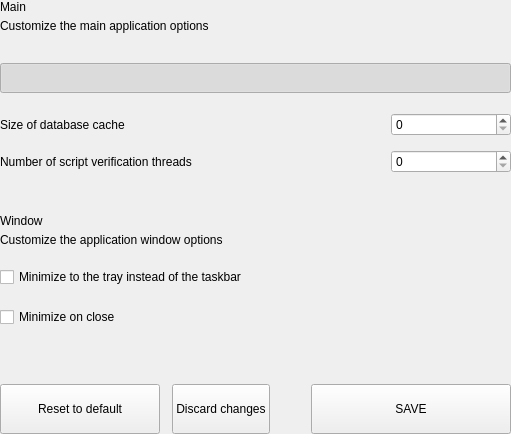
<?xml version="1.0" encoding="UTF-8"?>
<ui version="4.0">
 <class>SettingsMainOptionsWidget</class>
 <widget class="QWidget" name="SettingsMainOptionsWidget">
  <property name="geometry">
   <rect>
    <x>0</x>
    <y>0</y>
    <width>511</width>
    <height>434</height>
   </rect>
  </property>
  <property name="windowTitle">
   <string>Form</string>
  </property>
  <layout class="QVBoxLayout" name="verticalLayout">
   <property name="spacing">
    <number>0</number>
   </property>
   <property name="leftMargin">
    <number>0</number>
   </property>
   <property name="topMargin">
    <number>0</number>
   </property>
   <property name="rightMargin">
    <number>0</number>
   </property>
   <property name="bottomMargin">
    <number>0</number>
   </property>
   <item>
    <widget class="QWidget" name="left" native="true">
     <layout class="QVBoxLayout" name="verticalLayout_3">
      <property name="leftMargin">
       <number>0</number>
      </property>
      <property name="topMargin">
       <number>0</number>
      </property>
      <property name="rightMargin">
       <number>0</number>
      </property>
      <property name="bottomMargin">
       <number>0</number>
      </property>
      <item>
       <layout class="QVBoxLayout" name="verticalLayout_2">
        <property name="spacing">
         <number>0</number>
        </property>
        <item>
         <layout class="QHBoxLayout" name="horizontalLayout_3" stretch="1">
          <property name="spacing">
           <number>0</number>
          </property>
          <item>
           <layout class="QVBoxLayout" name="verticalLayoutTitle">
            <property name="spacing">
             <number>5</number>
            </property>
            <item>
             <widget class="QLabel" name="labelTitle">
              <property name="text">
               <string>Main</string>
              </property>
             </widget>
            </item>
            <item>
             <widget class="QLabel" name="labelSubtitle1">
              <property name="text">
               <string>Customize the main application options</string>
              </property>
              <property name="wordWrap">
               <bool>true</bool>
              </property>
             </widget>
            </item>
           </layout>
          </item>
         </layout>
        </item>
        <item>
         <spacer name="verticalSpacer_2">
          <property name="orientation">
           <enum>Qt::Vertical</enum>
          </property>
          <property name="sizeType">
           <enum>QSizePolicy::Fixed</enum>
          </property>
          <property name="sizeHint" stdset="0">
           <size>
            <width>20</width>
            <height>30</height>
           </size>
          </property>
         </spacer>
        </item>
        <item>
         <layout class="QHBoxLayout" name="horizontalLayout">
          <item>
           <widget class="QPushButton" name="pushSwitchStart">
            <property name="minimumSize">
             <size>
              <width>0</width>
              <height>30</height>
             </size>
            </property>
            <property name="maximumSize">
             <size>
              <width>16777215</width>
              <height>30</height>
             </size>
            </property>
            <property name="text">
             <string/>
            </property>
            <property name="checkable">
             <bool>true</bool>
            </property>
            <property name="checked">
             <bool>true</bool>
            </property>
           </widget>
          </item>
         </layout>
        </item>
        <item>
         <spacer name="verticalSpacer_3">
          <property name="orientation">
           <enum>Qt::Vertical</enum>
          </property>
          <property name="sizeType">
           <enum>QSizePolicy::Fixed</enum>
          </property>
          <property name="sizeHint" stdset="0">
           <size>
            <width>20</width>
            <height>20</height>
           </size>
          </property>
         </spacer>
        </item>
        <item>
         <layout class="QHBoxLayout" name="horizontalLayout_2">
          <item>
           <widget class="QLabel" name="labelTitleSizeDb">
            <property name="text">
             <string>Size of database cache</string>
            </property>
           </widget>
          </item>
          <item>
           <spacer name="horizontalSpacer_3">
            <property name="orientation">
             <enum>Qt::Horizontal</enum>
            </property>
            <property name="sizeHint" stdset="0">
             <size>
              <width>40</width>
              <height>20</height>
             </size>
            </property>
           </spacer>
          </item>
          <item>
           <widget class="QSpinBox" name="databaseCache">
            <property name="minimumSize">
             <size>
              <width>120</width>
              <height>0</height>
             </size>
            </property>
           </widget>
          </item>
         </layout>
        </item>
        <item>
         <spacer name="verticalThreads2">
          <property name="orientation">
           <enum>Qt::Vertical</enum>
          </property>
          <property name="sizeType">
           <enum>QSizePolicy::Fixed</enum>
          </property>
          <property name="sizeHint" stdset="0">
           <size>
            <width>20</width>
            <height>14</height>
           </size>
          </property>
         </spacer>
        </item>
        <item>
         <layout class="QHBoxLayout" name="horizontalThreads">
          <item>
           <widget class="QLabel" name="labelTitleThreads">
            <property name="text">
             <string>Number of script verification threads</string>
            </property>
           </widget>
          </item>
          <item>
           <spacer name="horizontalSpacerThreads">
            <property name="orientation">
             <enum>Qt::Horizontal</enum>
            </property>
            <property name="sizeHint" stdset="0">
             <size>
              <width>40</width>
              <height>20</height>
             </size>
            </property>
           </spacer>
          </item>
          <item>
           <widget class="QSpinBox" name="threadsScriptVerif">
            <property name="minimumSize">
             <size>
              <width>120</width>
              <height>0</height>
             </size>
            </property>
           </widget>
          </item>
         </layout>
        </item>
        <item>
         <spacer name="verticalPercentagezUsdsp">
          <property name="orientation">
           <enum>Qt::Vertical</enum>
          </property>
          <property name="sizeType">
           <enum>QSizePolicy::Fixed</enum>
          </property>
          <property name="sizeHint" stdset="0">
           <size>
            <width>20</width>
            <height>20</height>
           </size>
          </property>
         </spacer>
        </item>
        <item>
         <widget class="QLabel" name="labelDivider">
          <property name="minimumSize">
           <size>
            <width>0</width>
            <height>1</height>
           </size>
          </property>
          <property name="maximumSize">
           <size>
            <width>16777215</width>
            <height>1</height>
           </size>
          </property>
          <property name="text">
           <string/>
          </property>
         </widget>
        </item>
        <item>
         <spacer name="verticalThreads">
          <property name="orientation">
           <enum>Qt::Vertical</enum>
          </property>
          <property name="sizeType">
           <enum>QSizePolicy::Fixed</enum>
          </property>
          <property name="sizeHint" stdset="0">
           <size>
            <width>20</width>
            <height>20</height>
           </size>
          </property>
         </spacer>
        </item>
        <item>
         <layout class="QHBoxLayout" name="horizontalLayout_34" stretch="1">
          <property name="spacing">
           <number>0</number>
          </property>
          <item>
           <layout class="QVBoxLayout" name="verticalLayoutTitle2">
            <property name="spacing">
             <number>5</number>
            </property>
            <item>
             <widget class="QLabel" name="labelTitleDown">
              <property name="text">
               <string>Window</string>
              </property>
             </widget>
            </item>
            <item>
             <widget class="QLabel" name="labelSubtitleDown">
              <property name="text">
               <string>Customize the application window options</string>
              </property>
              <property name="wordWrap">
               <bool>true</bool>
              </property>
             </widget>
            </item>
           </layout>
          </item>
         </layout>
        </item>
        <item>
         <spacer name="verticalSpacer_5">
          <property name="orientation">
           <enum>Qt::Vertical</enum>
          </property>
          <property name="sizeType">
           <enum>QSizePolicy::Fixed</enum>
          </property>
          <property name="sizeHint" stdset="0">
           <size>
            <width>20</width>
            <height>20</height>
           </size>
          </property>
         </spacer>
        </item>
        <item>
         <widget class="QCheckBox" name="checkBoxMinTaskbar">
          <property name="text">
           <string>Minimize to the tray instead of the taskbar</string>
          </property>
         </widget>
        </item>
        <item>
         <spacer name="verticalSpacer_4">
          <property name="orientation">
           <enum>Qt::Vertical</enum>
          </property>
          <property name="sizeType">
           <enum>QSizePolicy::Fixed</enum>
          </property>
          <property name="sizeHint" stdset="0">
           <size>
            <width>20</width>
            <height>20</height>
           </size>
          </property>
         </spacer>
        </item>
        <item>
         <widget class="QCheckBox" name="checkBoxMinClose">
          <property name="text">
           <string>Minimize on close</string>
          </property>
         </widget>
        </item>
        <item>
         <spacer name="verticalSpacer">
          <property name="orientation">
           <enum>Qt::Vertical</enum>
          </property>
          <property name="sizeHint" stdset="0">
           <size>
            <width>20</width>
            <height>40</height>
           </size>
          </property>
         </spacer>
        </item>
        <item>
         <layout class="QHBoxLayout" name="horizontalLayout_7">
          <property name="spacing">
           <number>12</number>
          </property>
          <item>
           <widget class="QPushButton" name="pushButtonReset">
            <property name="minimumSize">
             <size>
              <width>160</width>
              <height>50</height>
             </size>
            </property>
            <property name="maximumSize">
             <size>
              <width>50</width>
              <height>16777215</height>
             </size>
            </property>
            <property name="focusPolicy">
             <enum>Qt::NoFocus</enum>
            </property>
            <property name="text">
             <string>Reset to default</string>
            </property>
           </widget>
          </item>
          <item>
           <widget class="QPushButton" name="pushButtonClean">
            <property name="minimumSize">
             <size>
              <width>0</width>
              <height>50</height>
             </size>
            </property>
            <property name="focusPolicy">
             <enum>Qt::NoFocus</enum>
            </property>
            <property name="text">
             <string>Discard changes</string>
            </property>
           </widget>
          </item>
          <item>
           <spacer name="horizontalSpacer_5">
            <property name="orientation">
             <enum>Qt::Horizontal</enum>
            </property>
            <property name="sizeType">
             <enum>QSizePolicy::Expanding</enum>
            </property>
            <property name="sizeHint" stdset="0">
             <size>
              <width>40</width>
              <height>20</height>
             </size>
            </property>
           </spacer>
          </item>
          <item>
           <widget class="QPushButton" name="pushButtonSave">
            <property name="minimumSize">
             <size>
              <width>200</width>
              <height>50</height>
             </size>
            </property>
            <property name="maximumSize">
             <size>
              <width>200</width>
              <height>50</height>
             </size>
            </property>
            <property name="focusPolicy">
             <enum>Qt::NoFocus</enum>
            </property>
            <property name="text">
             <string>SAVE</string>
            </property>
           </widget>
          </item>
         </layout>
        </item>
       </layout>
      </item>
     </layout>
    </widget>
   </item>
  </layout>
 </widget>
 <resources/>
 <connections/>
</ui>
